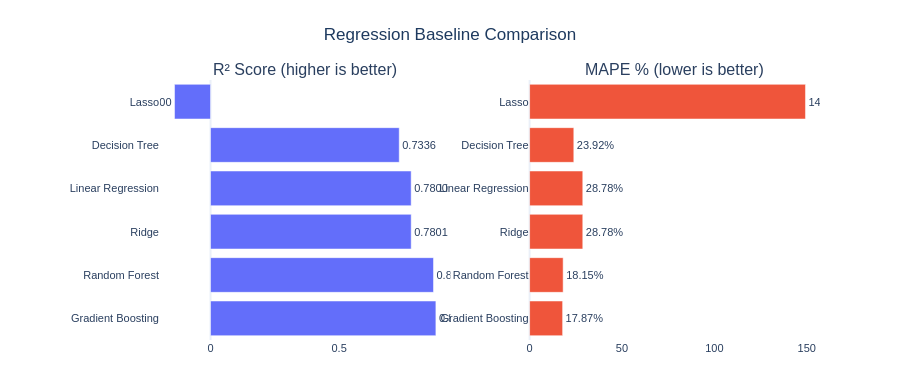

Notebook cell for this chart:
### Code cell
reg_results_df = (pd.DataFrame(reg_metrics_rows)
                  .set_index("Model")
                  .sort_values("R²", ascending=False))
print(reg_results_df.to_string())

# ── Comparison bar chart ──────────────────────────────────────────────────────
fig = make_subplots(rows=1, cols=2,
                    subplot_titles=("R² Score (higher is better)",
                                    "MAPE % (lower is better)"),
                    horizontal_spacing=0.12)

colors = px.colors.qualitative.Plotly
model_order = reg_results_df.index.tolist()

fig.add_trace(go.Bar(
    x=reg_results_df["R²"], y=model_order, orientation="h",
    marker_color=colors[0], text=[f"{v:.4f}" for v in reg_results_df["R²"]],
    textposition="outside", name="R²",
), row=1, col=1)

fig.add_trace(go.Bar(
    x=reg_results_df["MAPE%"], y=model_order, orientation="h",
    marker_color=colors[1], text=[f"{v:.2f}%" for v in reg_results_df["MAPE%"]],
    textposition="outside", name="MAPE%",
), row=1, col=2)

fig.update_layout(
    title    = dict(text="Regression Baseline Comparison",
                    font=dict(size=17, color="#1E3A5F"), x=0.5, xanchor="center"),
    template = "plotly_white", height=380, showlegend=False,
    font=dict(family="Arial, sans-serif", size=11),
    margin=dict(t=80, b=40, l=160, r=80),
)
fig.update_xaxes(showgrid=False)
fig.update_yaxes(showgrid=False)
fig.show()

### Figure 1 — Plotly figure (JSON) as saved in the notebook; plotly's stock layout.template omitted (floating-point values rounded to 4 significant figures)
{"data": [{"marker": {"color": "#636EFA"}, "name": "R²", "orientation": "h", "text": ["0.8761", "0.8668", "0.7801", "0.7800", "0.7336", "-0.1400"], "textposition": "outside", "type": "bar", "x": [0.8761, 0.8668, 0.7801, 0.78, 0.7336, -0.14], "xaxis": "x", "y": ["Gradient Boosting", "Random Forest", "Ridge", "Linear Regression", "Decision Tree", "Lasso"], "yaxis": "y"}, {"marker": {"color": "#EF553B"}, "name": "MAPE%", "orientation": "h", "text": ["17.87%", "18.15%", "28.78%", "28.78%", "23.92%", "149.31%"], "textposition": "outside", "type": "bar", "x": [17.87, 18.15, 28.78, 28.78, 23.92, 149.3], "xaxis": "x2", "y": ["Gradient Boosting", "Random Forest", "Ridge", "Linear Regression", "Decision Tree", "Lasso"], "yaxis": "y2"}], "layout": {"annotations": [{"font": {"size": 16}, "showarrow": false, "text": "R² Score (higher is better)", "x": 0.22, "xanchor": "center", "xref": "paper", "y": 1, "yanchor": "bottom", "yref": "paper"}, {"font": {"size": 16}, "showarrow": false, "text": "MAPE % (lower is better)", "x": 0.78, "xanchor": "center", "xref": "paper", "y": 1, "yanchor": "bottom", "yref": "paper"}], "font": {"family": "Arial, sans-serif", "size": 11}, "height": 380, "margin": {"b": 40, "l": 160, "r": 80, "t": 80}, "showlegend": false, "title": {"font": {"color": "#1E3A5F", "size": 17}, "text": "Regression Baseline Comparison", "x": 0.5, "xanchor": "center"}, "xaxis": {"anchor": "y", "domain": [0, 0.44], "showgrid": false}, "xaxis2": {"anchor": "y2", "domain": [0.56, 1], "showgrid": false}, "yaxis": {"anchor": "x", "domain": [0, 1], "showgrid": false}, "yaxis2": {"anchor": "x2", "domain": [0, 1], "showgrid": false}}}
